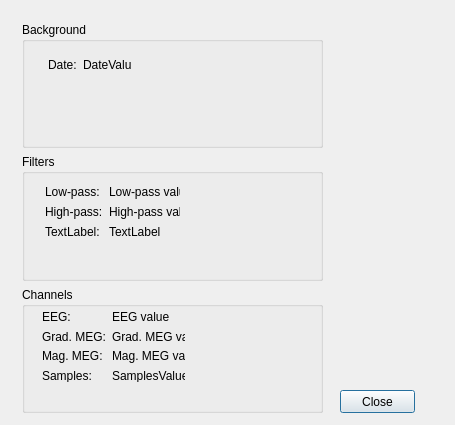
<?xml version="1.0" encoding="UTF-8"?>
<ui version="4.0">
 <class>infoDialog</class>
 <widget class="QDialog" name="infoDialog">
  <property name="geometry">
   <rect>
    <x>0</x>
    <y>0</y>
    <width>455</width>
    <height>425</height>
   </rect>
  </property>
  <property name="sizePolicy">
   <sizepolicy hsizetype="Preferred" vsizetype="Preferred">
    <horstretch>0</horstretch>
    <verstretch>0</verstretch>
   </sizepolicy>
  </property>
  <property name="windowTitle">
   <string>Measurement info</string>
  </property>
  <widget class="QPushButton" name="ButtonClose">
   <property name="geometry">
    <rect>
     <x>340</x>
     <y>390</y>
     <width>75</width>
     <height>23</height>
    </rect>
   </property>
   <property name="text">
    <string>Close</string>
   </property>
  </widget>
  <widget class="QWidget" name="">
   <property name="geometry">
    <rect>
     <x>22</x>
     <y>22</y>
     <width>301</width>
     <height>391</height>
    </rect>
   </property>
   <layout class="QVBoxLayout" name="verticalLayout">
    <item>
     <widget class="QGroupBox" name="metaBox">
      <property name="title">
       <string>Background</string>
      </property>
      <widget class="QWidget" name="">
       <property name="geometry">
        <rect>
         <x>26</x>
         <y>35</y>
         <width>83</width>
         <height>15</height>
        </rect>
       </property>
       <layout class="QGridLayout" name="gridLayout_3">
        <item row="0" column="0">
         <widget class="QLabel" name="labelDate">
          <property name="text">
           <string>Date:</string>
          </property>
         </widget>
        </item>
        <item row="0" column="1">
         <widget class="QLabel" name="labelDateValue">
          <property name="text">
           <string>DateValue</string>
          </property>
         </widget>
        </item>
       </layout>
      </widget>
     </widget>
    </item>
    <item>
     <widget class="QGroupBox" name="filtersBox">
      <property name="title">
       <string>Filters</string>
      </property>
      <widget class="QWidget" name="">
       <property name="geometry">
        <rect>
         <x>23</x>
         <y>31</y>
         <width>135</width>
         <height>53</height>
        </rect>
       </property>
       <layout class="QGridLayout" name="gridLayout_2">
        <item row="0" column="0">
         <widget class="QLabel" name="labelLow">
          <property name="lineWidth">
           <number>1</number>
          </property>
          <property name="text">
           <string>Low-pass:</string>
          </property>
          <property name="scaledContents">
           <bool>true</bool>
          </property>
         </widget>
        </item>
        <item row="0" column="1">
         <widget class="QLabel" name="labelLowValue">
          <property name="text">
           <string>Low-pass value</string>
          </property>
         </widget>
        </item>
        <item row="1" column="0">
         <widget class="QLabel" name="labelHigh">
          <property name="text">
           <string>High-pass:</string>
          </property>
         </widget>
        </item>
        <item row="1" column="1">
         <widget class="QLabel" name="labelHighValue">
          <property name="text">
           <string>High-pass value</string>
          </property>
         </widget>
        </item>
        <item row="2" column="0">
         <widget class="QLabel" name="labelSfreq">
          <property name="text">
           <string>TextLabel:</string>
          </property>
         </widget>
        </item>
        <item row="2" column="1">
         <widget class="QLabel" name="label_5">
          <property name="text">
           <string>TextLabel</string>
          </property>
         </widget>
        </item>
       </layout>
      </widget>
      <zorder>labelLow</zorder>
      <zorder>labelHigh</zorder>
      <zorder>labelSfreq</zorder>
      <zorder>channelsBox</zorder>
      <zorder>labelLowValue</zorder>
      <zorder>labelHighValue</zorder>
      <zorder>label_5</zorder>
     </widget>
    </item>
    <item>
     <widget class="QGroupBox" name="channelsBox">
      <property name="title">
       <string>Channels</string>
      </property>
      <widget class="QWidget" name="">
       <property name="geometry">
        <rect>
         <x>20</x>
         <y>23</y>
         <width>143</width>
         <height>72</height>
        </rect>
       </property>
       <layout class="QGridLayout" name="gridLayout">
        <item row="0" column="0">
         <widget class="QLabel" name="labelEEG">
          <property name="text">
           <string>EEG:</string>
          </property>
         </widget>
        </item>
        <item row="0" column="1">
         <widget class="QLabel" name="labelEEGValue">
          <property name="text">
           <string>EEG value</string>
          </property>
         </widget>
        </item>
        <item row="1" column="0">
         <widget class="QLabel" name="labelGradMEG">
          <property name="text">
           <string>Grad. MEG:</string>
          </property>
         </widget>
        </item>
        <item row="1" column="1">
         <widget class="QLabel" name="labelGradMEGValue">
          <property name="text">
           <string>Grad. MEG value</string>
          </property>
         </widget>
        </item>
        <item row="2" column="0">
         <widget class="QLabel" name="labelMagMEG">
          <property name="text">
           <string>Mag. MEG:</string>
          </property>
         </widget>
        </item>
        <item row="2" column="1">
         <widget class="QLabel" name="labelMagMEGValue">
          <property name="text">
           <string>Mag. MEG value</string>
          </property>
         </widget>
        </item>
        <item row="3" column="0">
         <widget class="QLabel" name="labelSamples">
          <property name="text">
           <string>Samples:</string>
          </property>
         </widget>
        </item>
        <item row="3" column="1">
         <widget class="QLabel" name="labelSamplesValue">
          <property name="text">
           <string>SamplesValue</string>
          </property>
         </widget>
        </item>
       </layout>
      </widget>
      <zorder>labelEEG</zorder>
      <zorder>labelGradMEG</zorder>
      <zorder>MagMEGBox</zorder>
      <zorder>labelMagMEG</zorder>
      <zorder>labelXY</zorder>
      <zorder>labelEEGValue</zorder>
      <zorder>labelGradMEGValue</zorder>
      <zorder>labelMagMEGValue</zorder>
      <zorder>labelXYValue</zorder>
      <zorder>labelXYValue</zorder>
      <zorder>labelMagMEGValue</zorder>
      <zorder>labelEEGValue</zorder>
      <zorder>labelGradMEGValue</zorder>
      <zorder></zorder>
      <zorder>labelSamples</zorder>
      <zorder>labelSamplesValue</zorder>
      <zorder>labelSamples</zorder>
      <zorder>labelSamplesValue</zorder>
     </widget>
    </item>
   </layout>
  </widget>
  <zorder>filtersBox</zorder>
  <zorder>channelsBox</zorder>
  <zorder>metaBox</zorder>
  <zorder>channelsBox</zorder>
  <zorder>filtersBox</zorder>
  <zorder></zorder>
  <zorder>ButtonClose</zorder>
 </widget>
 <resources/>
 <connections/>
</ui>
